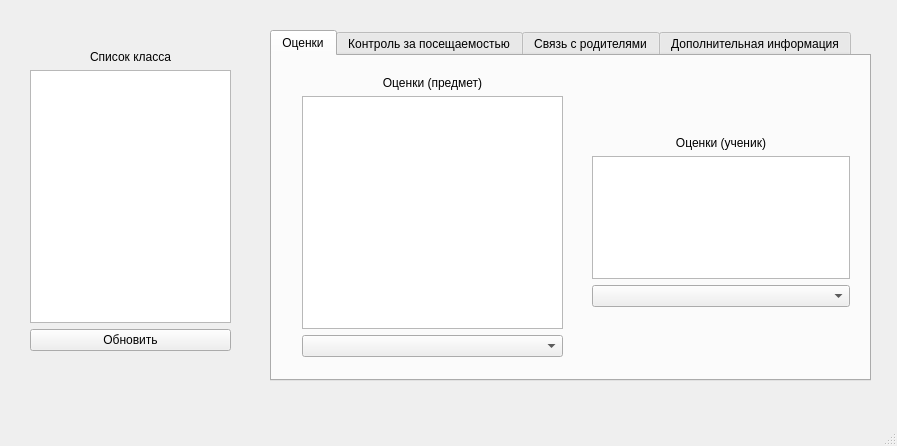
<?xml version="1.0" encoding="UTF-8"?>
<ui version="4.0">
 <class>ARM</class>
 <widget class="QMainWindow" name="ARM">
  <property name="geometry">
   <rect>
    <x>0</x>
    <y>0</y>
    <width>897</width>
    <height>446</height>
   </rect>
  </property>
  <property name="windowTitle">
   <string>ARM</string>
  </property>
  <widget class="QWidget" name="centralwidget">
   <widget class="QTabWidget" name="tabWidget">
    <property name="geometry">
     <rect>
      <x>270</x>
      <y>30</y>
      <width>601</width>
      <height>351</height>
     </rect>
    </property>
    <property name="tabShape">
     <enum>QTabWidget::Rounded</enum>
    </property>
    <property name="currentIndex">
     <number>0</number>
    </property>
    <widget class="QWidget" name="tab_1">
     <attribute name="title">
      <string>Оценки</string>
     </attribute>
     <widget class="QWidget" name="verticalLayoutWidget_5">
      <property name="geometry">
       <rect>
        <x>30</x>
        <y>20</y>
        <width>261</width>
        <height>281</height>
       </rect>
      </property>
      <layout class="QVBoxLayout" name="verticalLayout_6">
       <item>
        <widget class="QLabel" name="label_6">
         <property name="text">
          <string>&lt;html&gt;&lt;head/&gt;&lt;body&gt;&lt;p align=&quot;center&quot;&gt;Оценки (предмет)&lt;/p&gt;&lt;/body&gt;&lt;/html&gt;</string>
         </property>
        </widget>
       </item>
       <item>
        <widget class="QListWidget" name="listMarks"/>
       </item>
       <item>
        <widget class="QComboBox" name="boxMarks"/>
       </item>
      </layout>
     </widget>
     <widget class="QWidget" name="gridLayoutWidget">
      <property name="geometry">
       <rect>
        <x>320</x>
        <y>80</y>
        <width>258</width>
        <height>171</height>
       </rect>
      </property>
      <layout class="QVBoxLayout" name="verticalLayout_2">
       <item>
        <widget class="QLabel" name="label_2">
         <property name="text">
          <string>Оценки (ученик)</string>
         </property>
         <property name="alignment">
          <set>Qt::AlignCenter</set>
         </property>
        </widget>
       </item>
       <item>
        <widget class="QListWidget" name="listRating"/>
       </item>
       <item>
        <widget class="QComboBox" name="boxStudent"/>
       </item>
      </layout>
     </widget>
    </widget>
    <widget class="QWidget" name="tab_2">
     <attribute name="title">
      <string>Контроль за посещаемостью</string>
     </attribute>
     <layout class="QGridLayout" name="gridLayout">
      <item row="0" column="0" rowspan="2">
       <layout class="QVBoxLayout" name="verticalLayout">
        <item>
         <widget class="QLabel" name="label">
          <property name="text">
           <string>Пропуски</string>
          </property>
          <property name="alignment">
           <set>Qt::AlignCenter</set>
          </property>
         </widget>
        </item>
        <item>
         <widget class="QTableView" name="tableSkipped"/>
        </item>
        <item>
         <widget class="QPushButton" name="btnSkipped">
          <property name="text">
           <string>Обновить</string>
          </property>
         </widget>
        </item>
       </layout>
      </item>
     </layout>
    </widget>
    <widget class="QWidget" name="tab_3">
     <attribute name="title">
      <string>Связь с родителями</string>
     </attribute>
     <widget class="QWidget" name="verticalLayoutWidget_4">
      <property name="geometry">
       <rect>
        <x>50</x>
        <y>20</y>
        <width>511</width>
        <height>287</height>
       </rect>
      </property>
      <layout class="QVBoxLayout" name="verticalLayout_5">
       <item>
        <widget class="QLabel" name="label_5">
         <property name="text">
          <string>Написать родителю</string>
         </property>
         <property name="alignment">
          <set>Qt::AlignCenter</set>
         </property>
        </widget>
       </item>
       <item>
        <widget class="QLineEdit" name="inputForEmail">
         <property name="text">
          <string>Введите фамилию и имя ученика</string>
         </property>
        </widget>
       </item>
       <item>
        <widget class="QLabel" name="showEmail">
         <property name="text">
          <string>&lt;html&gt;&lt;head/&gt;&lt;body&gt;&lt;p align=&quot;center&quot;/&gt;&lt;/body&gt;&lt;/html&gt;</string>
         </property>
        </widget>
       </item>
       <item>
        <widget class="QPlainTextEdit" name="textEmail"/>
       </item>
       <item>
        <widget class="QPushButton" name="btnSendEmail">
         <property name="text">
          <string>Отправить</string>
         </property>
        </widget>
       </item>
      </layout>
     </widget>
    </widget>
    <widget class="QWidget" name="tab_4">
     <attribute name="title">
      <string>Дополнительная информация</string>
     </attribute>
     <widget class="QWidget" name="verticalLayoutWidget_3">
      <property name="geometry">
       <rect>
        <x>240</x>
        <y>40</y>
        <width>331</width>
        <height>241</height>
       </rect>
      </property>
      <layout class="QVBoxLayout" name="verticalLayout_4">
       <item>
        <widget class="QLabel" name="label_4">
         <property name="text">
          <string>Собрания</string>
         </property>
         <property name="alignment">
          <set>Qt::AlignCenter</set>
         </property>
        </widget>
       </item>
       <item>
        <widget class="QListWidget" name="showMeeting"/>
       </item>
       <item>
        <widget class="QLineEdit" name="getMeeting"/>
       </item>
       <item>
        <widget class="QPushButton" name="btnMeeting">
         <property name="text">
          <string>Редактировать</string>
         </property>
        </widget>
       </item>
      </layout>
     </widget>
     <widget class="QWidget" name="verticalLayoutWidget_2">
      <property name="geometry">
       <rect>
        <x>20</x>
        <y>110</y>
        <width>201</width>
        <height>118</height>
       </rect>
      </property>
      <layout class="QVBoxLayout" name="verticalLayout_3">
       <item>
        <widget class="QLabel" name="label_3">
         <property name="text">
          <string>Ближайший день рождения</string>
         </property>
         <property name="alignment">
          <set>Qt::AlignCenter</set>
         </property>
        </widget>
       </item>
       <item>
        <widget class="QTextBrowser" name="viewBirthday">
         <property name="html">
          <string>&lt;!DOCTYPE HTML PUBLIC &quot;-//W3C//DTD HTML 4.0//EN&quot; &quot;http://www.w3.org/TR/REC-html40/strict.dtd&quot;&gt;
&lt;html&gt;&lt;head&gt;&lt;meta name=&quot;qrichtext&quot; content=&quot;1&quot; /&gt;&lt;style type=&quot;text/css&quot;&gt;
p, li { white-space: pre-wrap; }
&lt;/style&gt;&lt;/head&gt;&lt;body style=&quot; font-family:'MS Shell Dlg 2'; font-size:8.25pt; font-weight:400; font-style:normal;&quot;&gt;
&lt;p style=&quot;-qt-paragraph-type:empty; margin-top:0px; margin-bottom:0px; margin-left:0px; margin-right:0px; -qt-block-indent:0; text-indent:0px;&quot;&gt;&lt;br /&gt;&lt;/p&gt;&lt;/body&gt;&lt;/html&gt;</string>
         </property>
        </widget>
       </item>
       <item>
        <widget class="QPushButton" name="btnBirthday">
         <property name="text">
          <string>Обновить</string>
         </property>
        </widget>
       </item>
      </layout>
     </widget>
    </widget>
   </widget>
   <widget class="QWidget" name="verticalLayoutWidget_6">
    <property name="geometry">
     <rect>
      <x>30</x>
      <y>50</y>
      <width>201</width>
      <height>301</height>
     </rect>
    </property>
    <layout class="QVBoxLayout" name="verticalLayout_7">
     <item>
      <widget class="QLabel" name="label_7">
       <property name="text">
        <string>&lt;html&gt;&lt;head/&gt;&lt;body&gt;&lt;p align=&quot;center&quot;&gt;Список класса&lt;/p&gt;&lt;/body&gt;&lt;/html&gt;</string>
       </property>
      </widget>
     </item>
     <item>
      <widget class="QListWidget" name="showClass1"/>
     </item>
     <item>
      <widget class="QPushButton" name="btnUpdateClass">
       <property name="text">
        <string>Обновить</string>
       </property>
      </widget>
     </item>
    </layout>
   </widget>
  </widget>
  <widget class="QStatusBar" name="statusbar"/>
  <action name="actionUse_this_tool_to_help">
   <property name="text">
    <string>Use this tool to help</string>
   </property>
  </action>
  <action name="action">
   <property name="text">
    <string>Даша Ищенко</string>
   </property>
  </action>
 </widget>
 <resources/>
 <connections/>
</ui>
